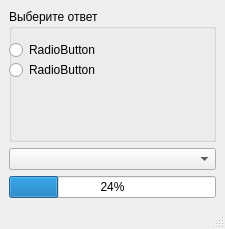
<?xml version="1.0" encoding="UTF-8"?>
<ui version="4.0">
 <class>MainWindow</class>
 <widget class="QMainWindow" name="MainWindow">
  <property name="geometry">
   <rect>
    <x>0</x>
    <y>0</y>
    <width>225</width>
    <height>229</height>
   </rect>
  </property>
  <property name="windowTitle">
   <string>MainWindow</string>
  </property>
  <widget class="QWidget" name="centralwidget">
   <layout class="QVBoxLayout" name="verticalLayout">
    <item>
     <widget class="QGroupBox" name="groupBox">
      <property name="title">
       <string>Выберите ответ</string>
      </property>
      <widget class="QRadioButton" name="radioButton">
       <property name="geometry">
        <rect>
         <x>0</x>
         <y>30</y>
         <width>91</width>
         <height>22</height>
        </rect>
       </property>
       <property name="text">
        <string>RadioButton</string>
       </property>
      </widget>
      <widget class="QRadioButton" name="radioButton_2">
       <property name="geometry">
        <rect>
         <x>0</x>
         <y>50</y>
         <width>91</width>
         <height>22</height>
        </rect>
       </property>
       <property name="text">
        <string>RadioButton</string>
       </property>
      </widget>
     </widget>
    </item>
    <item>
     <widget class="QComboBox" name="comboBox"/>
    </item>
    <item>
     <widget class="QProgressBar" name="progressBar">
      <property name="value">
       <number>24</number>
      </property>
     </widget>
    </item>
   </layout>
  </widget>
  <widget class="QMenuBar" name="menubar">
   <property name="geometry">
    <rect>
     <x>0</x>
     <y>0</y>
     <width>225</width>
     <height>21</height>
    </rect>
   </property>
  </widget>
  <widget class="QStatusBar" name="statusbar"/>
 </widget>
 <resources/>
 <connections/>
</ui>
